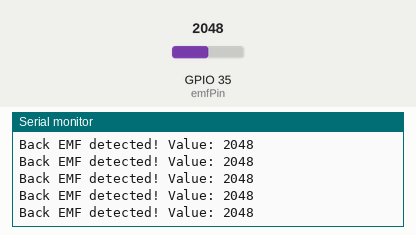
Bench run of a sketch on a simulated ESP32. On the bench: the last lines printed to the serial monitor. The inputs (shaded band) are chosen by the test bench; at power-on: GPIO 35 (emfPin) = 2048.

Above: at 1.2 s.
1.3 s: GPIO 35 (emfPin) set to 2866
At 1.31 s:
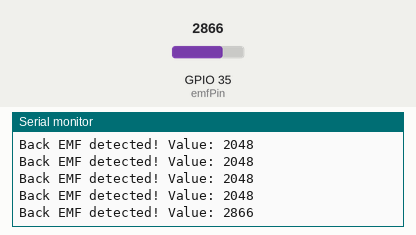
2.8 s: GPIO 35 (emfPin) set to 3603
At 2.81 s:
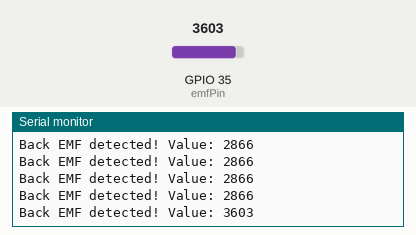
Timing chart, 0 to 5.8 s (numbered marks = the images above; inputs shaded):
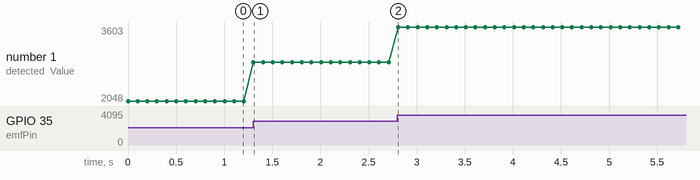

The sketch:

_inductors.ino
```cpp
const int emfPin = 35;
void setup() {
Serial.begin(115200);
}
void loop() {
int emfValue = analogRead(emfPin);
if (emfValue > 100)
 {
Serial.print("Back EMF detected! Value: ");
Serial.println(emfValue);
}
delay(100);
} 
```

Measured:
- after the input at 1.3 s, the serial monitor: prints a new line at once (image 1)
- after the input at 2.8 s, the serial monitor: prints a new line at once (image 2)
- plotted number 1: 2048 → 2866 after the input at 1.3 s, 2866 → 3603 after the input at 2.8 s
